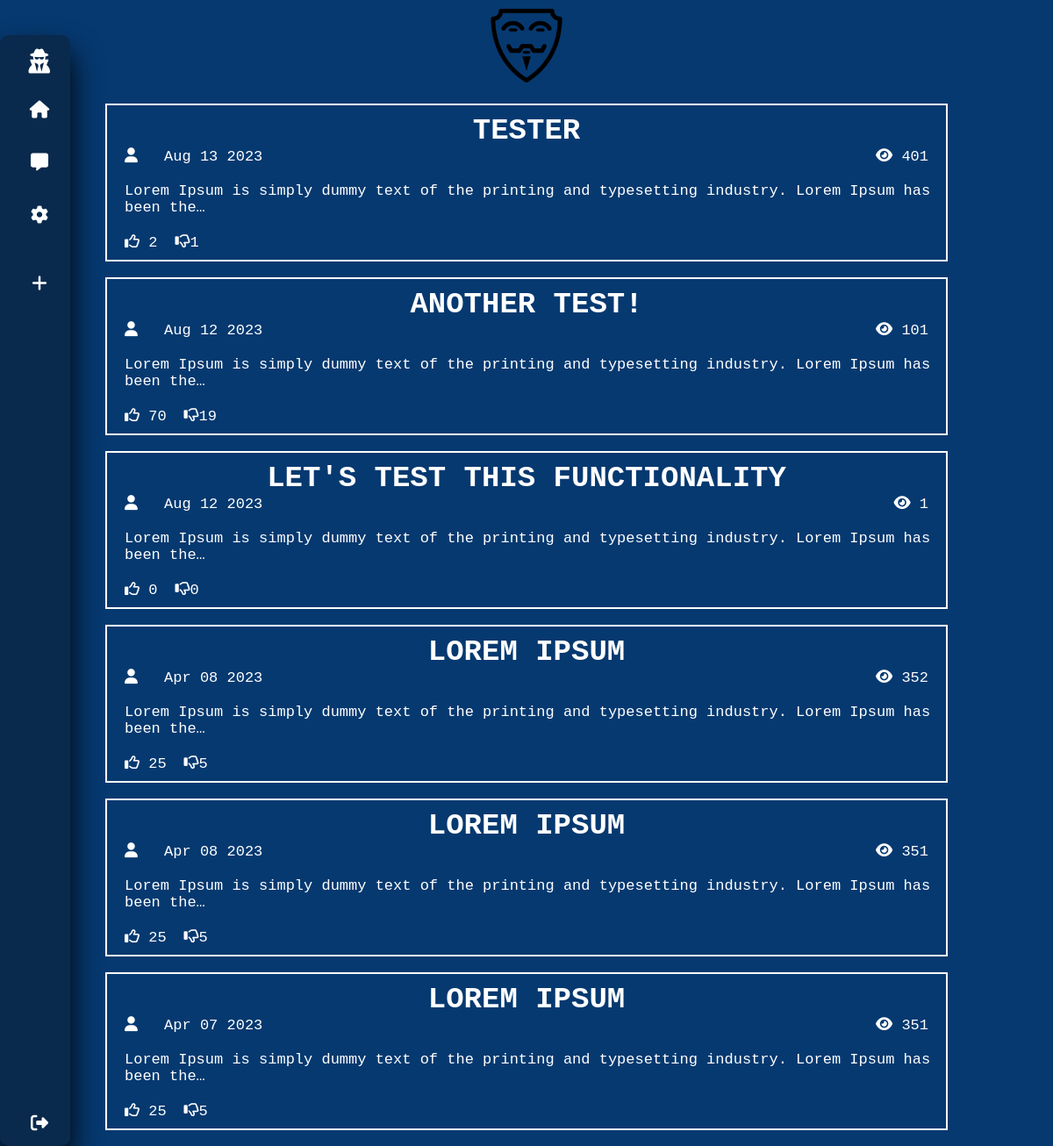
Page / (signed in) on the earlier database version.
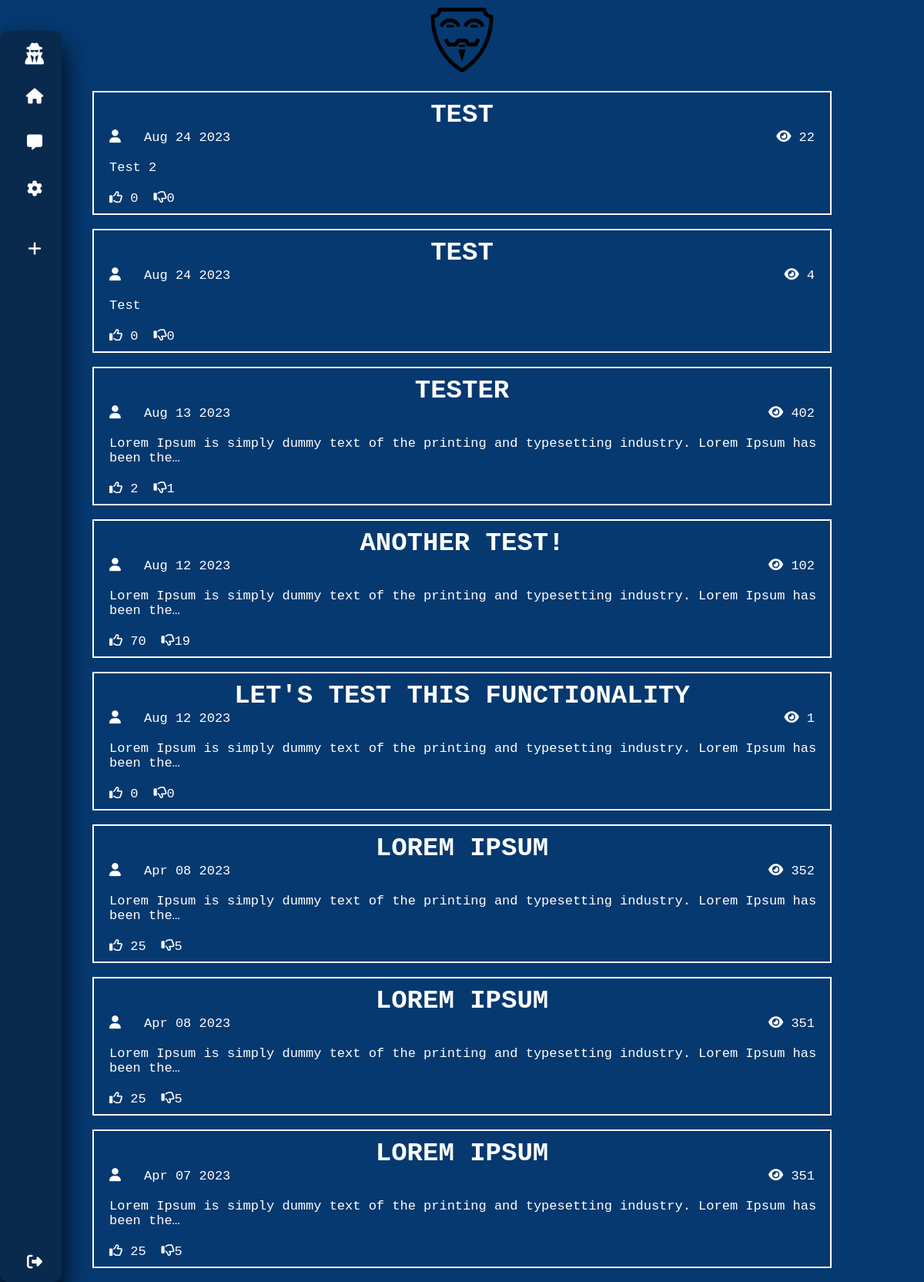
Same page on the later database version.
### anonymous/models.py (models this page shows, shortened)
class Post(models.Model):
    user = models.ForeignKey(Anonymous, on_delete=models.CASCADE)
    title = models.CharField(max_length=100)
    description = models.TextField()
    date = models.DateTimeField(auto_now_add=True)
    likes = models.IntegerField(default=0)
    dislikes = models.IntegerField(default=0)
    views = models.IntegerField(default=0)

### anonymous/views.py (the view, shortened to what this page needs)
# urls.py: path('', views.index, name = 'index'),
@login_required(login_url="login/")
def index(request):
    get_all_posts = Post.objects.all().order_by('-date')
    context = {'get_all_posts':get_all_posts}
    return render(request, 'anonymous/index.html', context)

### anonymous/templates/anonymous/index.html (shortened to what this page needs)
{%extends 'anonymous/base.html'%} {%load static%} {%block content%}
<head>
  <link rel="stylesheet" href="{% static 'css/index.css' %}" />
</head>
<div class="anonymous">
  <img src="{% static 'images/anonymous.png' %}" alt="" />
</div>
<div class="container">
  {%for post in get_all_posts%}
  <div class="blog">
    <a href="{% url 'post' post.id %}">
      <h1 class="title">{{post.title}}</h1>
      <div class="data">
        <span class="date">
        <i class="fa-solid fa-user modal" style="margin-right: 20px"></i> {{post.date|date:"M d Y"}}</span>
        <span class="views"> <i class="fa-solid fa-eye"></i> {{post.views}}</span>
      </div>
      <p>{{post.description| truncatechars:100}}</p>
    </a>
    <div class="interaction">
      {%if post.interaction.all%} {% for i in post.interaction.all%} {% if i.user == request.user%}
      {%if i.likes %}
      <span class="likes">
        <i class="fa-solid fa-thumbs-up" data-id="{{post.id}}"></i>
        <span class="like active">{{post.likes}}</span></span
      >
      <span class="dislikes">
        <i class="fa-regular fa-thumbs-down" data-id="{{post.id}}"></i>
        <span class="dislike">{{post.dislikes}}</span></span
      >
      {%endif%} {%if i.dislikes %}
      <span class="likes"
        ><i class="fa-regular fa-thumbs-up" data-id="{{post.id}}"></i>
        <span class="like">{{post.likes}}</span></span
      >
      <span class="dislikes"
        ><i class="fa-solid fa-thumbs-down" data-id="{{post.id}}"></i
        ><span class="dislike active">{{post.dislikes}}</span></span
      >
      {%endif%} {%endif%}{%endfor%} {%else%}
      <span class="likes"
        ><i class="fa-regular fa-thumbs-up" data-id="{{post.id}}"></i>
        <span class="like">{{post.likes}}</span></span
      >
      <span class="dislikes"
        ><i class="fa-regular fa-thumbs-down" data-id="{{post.id}}"></i
        ><span class="dislike">{{post.dislikes}}</span></span
      >{%endif%}
    </div>
  </div>
  <br />
  {%endfor%}
</div>
{%endblock%}

Differences in the rows shown:
added Post: title "TEST", date "Aug 24 2023", views "22", description "Test 2", likes "0", dislikes "0"
added Post: title "TEST", date "Aug 24 2023", views "4", description "Test", likes "0", dislikes "0"
changed Post "TESTER": views "401" → "402"
changed Post "ANOTHER TEST!": views "101" → "102"
